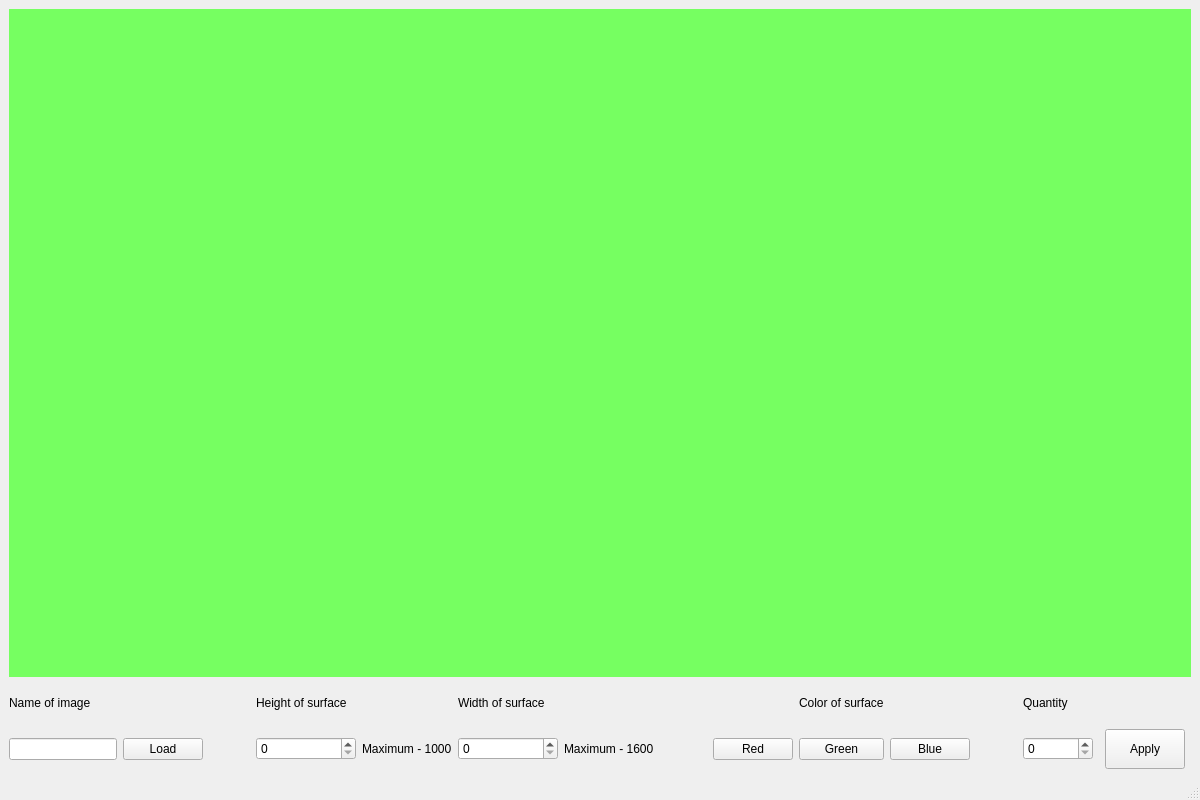
<?xml version="1.0" encoding="UTF-8"?>
<ui version="4.0">
 <class>MainWindow</class>
 <widget class="QMainWindow" name="MainWindow">
  <property name="geometry">
   <rect>
    <x>0</x>
    <y>0</y>
    <width>1200</width>
    <height>800</height>
   </rect>
  </property>
  <property name="windowTitle">
   <string>MainWindow</string>
  </property>
  <widget class="QWidget" name="centralwidget">
   <layout class="QGridLayout" name="gridLayout">
    <item row="4" column="5">
     <widget class="QSpinBox" name="width_spinBox">
      <property name="minimumSize">
       <size>
        <width>100</width>
        <height>0</height>
       </size>
      </property>
     </widget>
    </item>
    <item row="4" column="3">
     <widget class="QSpinBox" name="height_spinBox">
      <property name="minimumSize">
       <size>
        <width>100</width>
        <height>0</height>
       </size>
      </property>
     </widget>
    </item>
    <item row="4" column="13">
     <widget class="QSpinBox" name="quantity_spinBox">
      <property name="minimumSize">
       <size>
        <width>70</width>
        <height>0</height>
       </size>
      </property>
     </widget>
    </item>
    <item row="4" column="15">
     <widget class="QPushButton" name="apply_pushButton">
      <property name="minimumSize">
       <size>
        <width>70</width>
        <height>40</height>
       </size>
      </property>
      <property name="styleSheet">
       <string notr="true">font: 12pt &quot;MS PGothic&quot;;
</string>
      </property>
      <property name="text">
       <string>Apply</string>
      </property>
     </widget>
    </item>
    <item row="3" column="5" colspan="2">
     <widget class="QLabel" name="width_label">
      <property name="minimumSize">
       <size>
        <width>10</width>
        <height>0</height>
       </size>
      </property>
      <property name="maximumSize">
       <size>
        <width>200</width>
        <height>40</height>
       </size>
      </property>
      <property name="styleSheet">
       <string notr="true">font: 12pt &quot;MS PGothic&quot;;</string>
      </property>
      <property name="text">
       <string>Width of surface</string>
      </property>
     </widget>
    </item>
    <item row="4" column="4">
     <widget class="QLabel" name="max_height_label">
      <property name="text">
       <string>Maximum - 1000</string>
      </property>
     </widget>
    </item>
    <item row="4" column="6">
     <widget class="QLabel" name="max_width_label">
      <property name="text">
       <string>Maximum - 1600</string>
      </property>
     </widget>
    </item>
    <item row="0" column="0" rowspan="3" colspan="17">
     <widget class="QLabel" name="main_image_label">
      <property name="styleSheet">
       <string notr="true">background-color: rgb(118, 255, 97);</string>
      </property>
      <property name="text">
       <string/>
      </property>
     </widget>
    </item>
    <item row="4" column="11">
     <widget class="QPushButton" name="blue_pushButton">
      <property name="text">
       <string>Blue</string>
      </property>
     </widget>
    </item>
    <item row="4" column="10">
     <widget class="QPushButton" name="green_pushButton">
      <property name="text">
       <string>Green</string>
      </property>
     </widget>
    </item>
    <item row="3" column="10">
     <widget class="QLabel" name="color_label">
      <property name="styleSheet">
       <string notr="true">font: 12pt &quot;MS PGothic&quot;;</string>
      </property>
      <property name="text">
       <string>Color of surface</string>
      </property>
     </widget>
    </item>
    <item row="4" column="9">
     <widget class="QPushButton" name="red_pushButton">
      <property name="text">
       <string>Red</string>
      </property>
     </widget>
    </item>
    <item row="3" column="0">
     <widget class="QLabel" name="name_im_label">
      <property name="styleSheet">
       <string notr="true">font: 12pt &quot;MS PGothic&quot;;</string>
      </property>
      <property name="text">
       <string>Name of image</string>
      </property>
     </widget>
    </item>
    <item row="4" column="1">
     <widget class="QPushButton" name="load_im_pushButton">
      <property name="text">
       <string>Load</string>
      </property>
     </widget>
    </item>
    <item row="4" column="2">
     <spacer name="horizontalSpacer_3">
      <property name="orientation">
       <enum>Qt::Horizontal</enum>
      </property>
      <property name="sizeHint" stdset="0">
       <size>
        <width>40</width>
        <height>20</height>
       </size>
      </property>
     </spacer>
    </item>
    <item row="4" column="8">
     <spacer name="horizontalSpacer_2">
      <property name="orientation">
       <enum>Qt::Horizontal</enum>
      </property>
      <property name="sizeHint" stdset="0">
       <size>
        <width>40</width>
        <height>20</height>
       </size>
      </property>
     </spacer>
    </item>
    <item row="4" column="12">
     <spacer name="horizontalSpacer">
      <property name="orientation">
       <enum>Qt::Horizontal</enum>
      </property>
      <property name="sizeHint" stdset="0">
       <size>
        <width>40</width>
        <height>20</height>
       </size>
      </property>
     </spacer>
    </item>
    <item row="3" column="3" colspan="2">
     <widget class="QLabel" name="height_label">
      <property name="minimumSize">
       <size>
        <width>10</width>
        <height>0</height>
       </size>
      </property>
      <property name="styleSheet">
       <string notr="true">font: 12pt &quot;MS PGothic&quot;;</string>
      </property>
      <property name="text">
       <string>Height of surface</string>
      </property>
     </widget>
    </item>
    <item row="4" column="0">
     <widget class="QLineEdit" name="image_name_lineEdit"/>
    </item>
    <item row="3" column="13">
     <widget class="QLabel" name="quantity_label">
      <property name="styleSheet">
       <string notr="true">font: 12pt &quot;MS PGothic&quot;;</string>
      </property>
      <property name="text">
       <string>Quantity</string>
      </property>
     </widget>
    </item>
   </layout>
  </widget>
  <widget class="QMenuBar" name="menubar">
   <property name="geometry">
    <rect>
     <x>0</x>
     <y>0</y>
     <width>1200</width>
     <height>21</height>
    </rect>
   </property>
  </widget>
  <widget class="QStatusBar" name="statusbar"/>
 </widget>
 <resources/>
 <connections/>
</ui>
